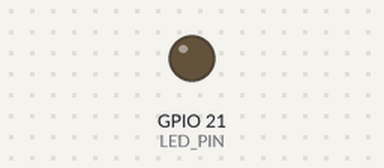
Bench run of a program on a simulated ESP32. On the bench: output pins drawn as LEDs (lit = HIGH).

Above: at 0.05 s.
At 1.2 s:
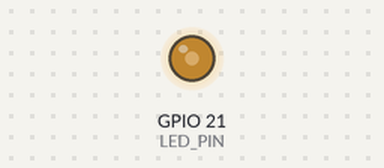
At 2.35 s:
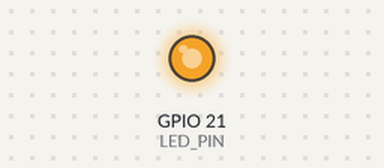
At 4.65 s:
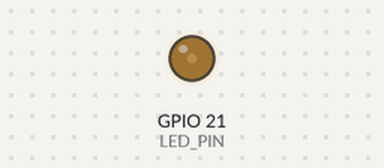
Timing chart, 0 to 6.6 s (numbered marks = the images above):
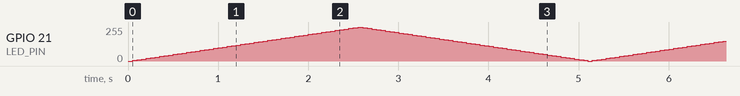

The program:

main.cpp
```cpp
/*ESP32: Connect an LED series with a 120 resistor to a pwm pin (21).

Make the LED fading in/out with 5 steps using a PWM signal.

For timing use the millis function with interval 50 ms.*/

#include <Arduino.h>

const int LED_PIN = 21; // Define the LED PWM pin

unsigned long previousMillis = 0; // Variable to store the previous millis value
unsigned long interval = 50;      // Interval for fading steps

int brightness = 0; // LED brightness level
int fadeAmount = 5; // Step size for fading

void setup()
{
  // Set the LED pin as an OUTPUT
  pinMode(LED_PIN, OUTPUT);
}

void loop()
{
  unsigned long currentMillis = millis(); // Get the current millis value

  // Check if it's time to change the brightness
  if (currentMillis - previousMillis >= interval)
  {
    previousMillis = currentMillis; // Update the previousMillis value

    // Increment or decrement the brightness by the fade amount
    brightness += fadeAmount;

    // If brightness reaches 0 or 255, reverse the fade direction
    if (brightness <= 0 || brightness >= 255)
    {
      fadeAmount = -fadeAmount;
    }

    // Set the brightness level to the LED
    analogWrite(LED_PIN, brightness);
  }
}
```
